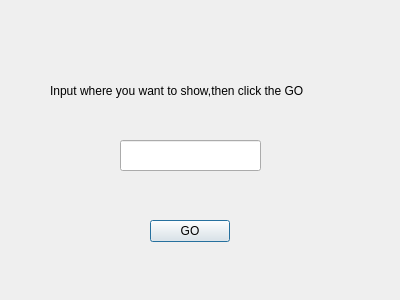
<?xml version="1.0" encoding="UTF-8"?>
<ui version="4.0">
 <class>where</class>
 <widget class="QDialog" name="where">
  <property name="geometry">
   <rect>
    <x>0</x>
    <y>0</y>
    <width>400</width>
    <height>300</height>
   </rect>
  </property>
  <property name="windowTitle">
   <string>where</string>
  </property>
  <widget class="QPushButton" name="res">
   <property name="geometry">
    <rect>
     <x>150</x>
     <y>220</y>
     <width>80</width>
     <height>22</height>
    </rect>
   </property>
   <property name="text">
    <string>GO</string>
   </property>
  </widget>
  <widget class="QLineEdit" name="index">
   <property name="geometry">
    <rect>
     <x>120</x>
     <y>140</y>
     <width>141</width>
     <height>31</height>
    </rect>
   </property>
  </widget>
  <widget class="QLabel" name="label">
   <property name="geometry">
    <rect>
     <x>50</x>
     <y>50</y>
     <width>301</width>
     <height>81</height>
    </rect>
   </property>
   <property name="text">
    <string>Input where you want to show,then click the GO</string>
   </property>
  </widget>
 </widget>
 <layoutdefault spacing="6" margin="11"/>
 <resources/>
 <connections/>
</ui>
